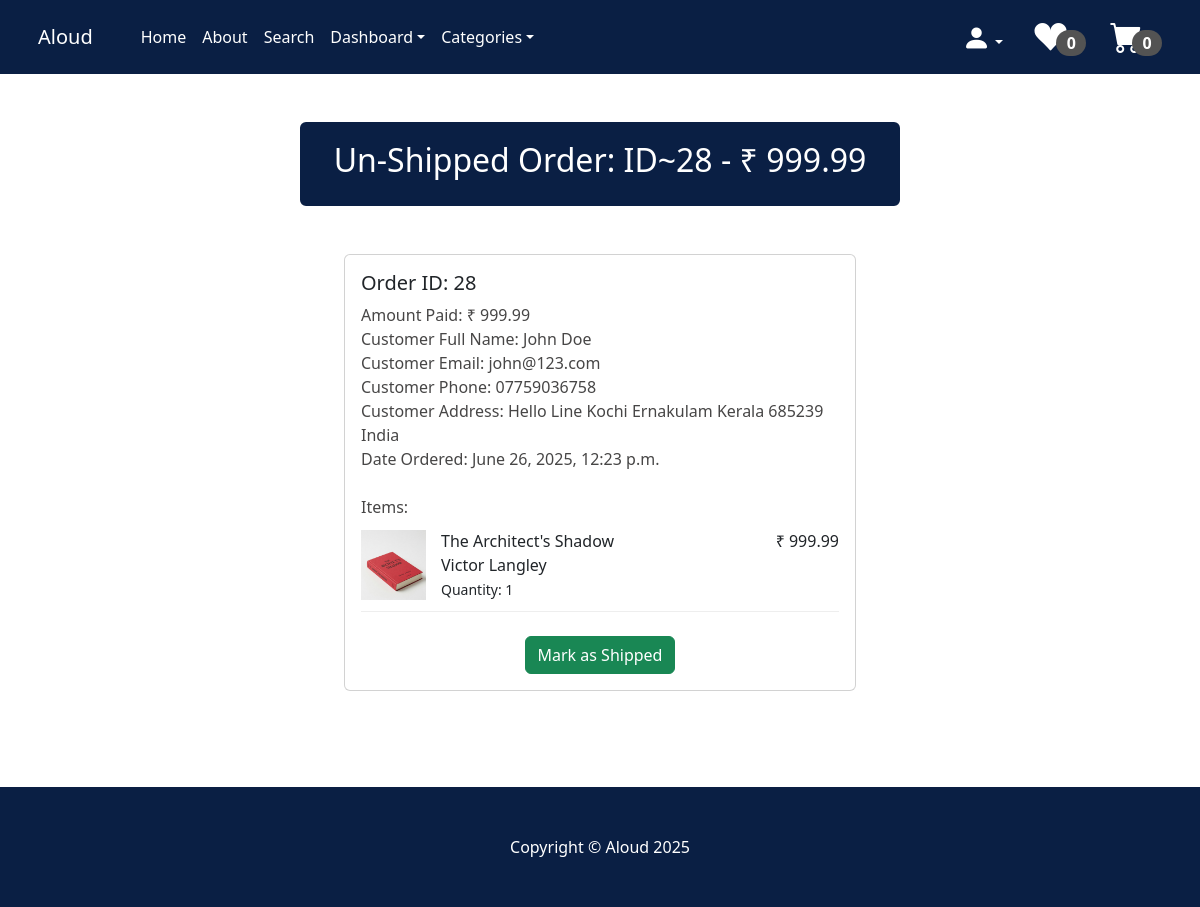
The page /orders/28/ (signed in) on the database its author committed.
### payment/models.py (models this page shows, shortened)
class Order(models.Model):
    user = models.ForeignKey(User, on_delete=models.CASCADE, null=True, blank=True)
    full_name=models.CharField(max_length=300)
    email=models.EmailField(max_length=250)
    phone=models.CharField(max_length=20)
    shipping_address=models.TextField(max_length=10000)
    amount_paid=models.DecimalField(max_digits=10, decimal_places=2)
    date_ordered=models.DateTimeField(auto_now_add=True)
    shipped = models.BooleanField(default=False)
    date_shipped = models.DateTimeField(blank=True, null=True)

class OrderItem(models.Model):
    order = models.ForeignKey(Order, on_delete=models.CASCADE, null=True)
    product = models.ForeignKey(Product, on_delete=models.CASCADE, null=True)
    user = models.ForeignKey(User, on_delete=models.CASCADE, null=True, blank=True)
    quantity = models.PositiveBigIntegerField(default=1)
    price = models.DecimalField(max_digits=10, decimal_places=2)

### store/models.py (models this page shows, shortened)
class Product(models.Model):
    book_id = models.CharField(max_length=10)
    name = models.CharField(max_length=50)
    author = models.CharField(max_length=50)
    price = models.DecimalField(default=0, decimal_places=2, max_digits=9)
    category = models.ForeignKey(Category, on_delete=models.CASCADE, default=1)
    stock = models.PositiveIntegerField(null=False, blank=False, default=0)
    description = models.TextField(max_length=1000, default='', blank=True, null=True)
    image = models.ImageField(upload_to='uploads/product')
    is_sale = models.BooleanField(default=False)
    sale_price = models.DecimalField(default=0, decimal_places=2, max_digits=9)

### store/views.py (the view, shortened to what this page needs)
# urls.py: path('orders/<int:pk>/', views.orders, name= 'orders'),     #To view all the details of shipped as well as unshipped items in the dashboard
def orders(request, pk):
    if request.user.is_authenticated and request.user.is_superuser:
        order = Order.objects.get(id=pk)
        items = OrderItem.objects.filter(order=pk)
        return render(request, 'orders.html', {"order": order, "items": items})
    else:
        messages.success(request, 'Access denied to this page')
        return redirect('home')

### cart/cart.py (called while the page is built)
    def __len__(self):
        return sum(self.cart.values())

### cart/context_processors.py (called while the page is built)
def cart(request):
    return{'cart':Cart(request)}

### store/context_processors.py (called while the page is built)
def categories_processor(request):
    return {
        'categories': Category.objects.all()
    }

### store/models.py (called while the page is built)
    def __str__(self):
        return self.name

### wishlist/context_processors.py (called while the page is built)
def wishlist(request):
    wishlist = Wishlist(request)
    return {
        'wishlist': wishlist.wishlist  # or just 'wishlist': wishlist to use its methods
    }

### store/templates/orders.html (shortened to what this page needs)
{% extends 'base.html' %}
{% block content %}
    <div class="container">
        <div class="row">
            <center>
                <div class="col-12">
<br/><br/>
<div class="card" style= "width: 600px; border-width: 3px; border-color: #0a1f44;">
  <div class="card-body" style="background: #0a1f44;">
    {% if order.date_shipped %}
        <h2 style="color: white;">Shipped Order: ID~{{order.id}} - ₹ {{order.amount_paid}}</h2>
    {% else %}
        <h2 style="color: white;">Un-Shipped Order: ID~{{order.id}} - ₹ {{order.amount_paid}}</h2>
    {% endif %}
  </div>
</div>
<br/><br/>
<div class="card" style="width: 32rem;">
  <div class="card-body" style="text-align: left;">
      <h5>Order ID: <td>{{order.id}}</td></h5>
      <B style="color: rgb(71, 70, 70); font-weight: 400;">Amount Paid:</B> <B style="color: rgb(71, 70, 70); font-weight: 300;">₹ {{order.amount_paid}}</B><br/>
      <B style="color: rgb(71, 70, 70); font-weight: 400;">Customer Full Name:</B> <B style="color: rgb(71, 70, 70); font-weight: 300;">{{order.full_name}}</B><br/>
      <B style="color: rgb(71, 70, 70); font-weight: 400;">Customer Email:</B> <B style="color: rgb(71, 70, 70); font-weight: 300;">{{order.email}}</B><br/>
      <B style="color: rgb(71, 70, 70); font-weight: 400;">Customer Phone:</B> <B style="color: rgb(71, 70, 70); font-weight: 300;">{{order.phone}}</B><br/>
      <B style="color: rgb(71, 70, 70); font-weight: 400;">Customer Address:</B> <B style="color: rgb(71, 70, 70); font-weight: 300;">{{order.shipping_address}}</B><br/>
      {% if order.date_shipped %}
        <B style="color: rgb(71, 70, 70); font-weight: 400;">Date Ordered:</B> <B style="color: rgb(71, 70, 70); font-weight: 300;">{{order.date_ordered}}</B><br/>
        <B style="color: rgb(71, 70, 70); font-weight: 400;">Date Shipped:</B> <B style="color: rgb(71, 70, 70); font-weight: 300;">{{order.date_shipped}}</B><br/>
      {% else %}
        <B style="color: rgb(71, 70, 70); font-weight: 400;">Date Ordered:</B> <B style="color: rgb(71, 70, 70); font-weight: 300;">{{order.date_ordered}}</B><br/><br/>
      {% endif %}
      <B style="color: rgb(71, 70, 70); font-weight: 400;">Items:</B> <br/>
      {% for item in items %}
        <div class="item-container">
      <div class="item-image">
        <img src="{{ item.product.image.url }}" alt="{{ item.name }}">
      </div>
      <div class="item-details">
        <div class="item-left">
          <B style="font-weight: 500;">{{ item.product.name }}</B><br/>
          {{ item.product.author }}<br/>
              <small>Quantity: {{ item.quantity }}</small>
        </div>
        <div class="item-right">
            ₹ {{ item.price }}
        </div>
      </div>
    </div>
  {% endfor %}
    <br/>
    {% if not order.shipped %}
    <form method="POST">
        <center><button type="submit" class="btn btn-success">Mark as Shipped</button></center>
    </form>
    {% else %}
    <form method="POST">
        {% csrf_token %}
        <input type="hidden" name="shipping_status" value="false">
        <center><button type="submit" class="btn btn-danger">Mark as Not Shipped</button></center>
    </form>
    {% endif %}
  </div>
</div>
<br/><br/><br/><br/>
                </div>
            </center>
        </div>
    </div>
{% endblock %}

### store/templates/orders.html (style rules this page uses)
.item-container { display: flex; align-items: center; justify-content: space-between; border-bottom: 1px solid #eee; padding: 10px 0; }
.item-image { flex: 0 0 auto; margin-right: 15px; }
.item-image img { height: 70px; width: 65px; }
.item-details { flex-grow: 1; display: flex; justify-content: space-between; width: 100%; }
.item-left { text-align: left; }
.item-right { text-align: right; white-space: nowrap; margin-left: 20px; }

### rows shown on the page
Order: id "28", amount_paid "999.99", full_name "John Doe", email "john@123.com", phone "07759036758", shipping_address "Hello Line Kochi Ernakulam Kerala 685239 India", date_ordered "June 26, 2025, 12:23 p.m."
OrderItem: product.image (picture), product.name "The Architect's Shadow", product.author "Victor Langley", quantity "1", price "999.99"

### other values the page prints
{{ wishlist|length }} "0"
{{ cart|length }} "0"
